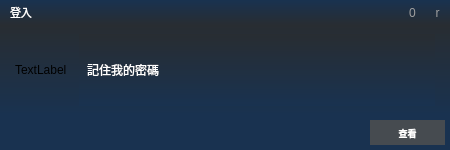
<?xml version="1.0" encoding="UTF-8"?>
<ui version="4.0">
 <class>Form</class>
 <widget class="QWidget" name="Form">
  <property name="geometry">
   <rect>
    <x>0</x>
    <y>0</y>
    <width>450</width>
    <height>150</height>
   </rect>
  </property>
  <property name="windowTitle">
   <string>消息提示</string>
  </property>
  <property name="styleSheet">
   <string notr="true">QWidget#widgetTitle {
	background-color: qlineargradient(spread:pad, x1:0, y1:0, x2:0, y2:1, stop:0 rgba(25, 50, 80, 255), stop:1 rgba(40, 45, 50, 255));
}
QWidget#widgetBottom {
	border-top-style: solid;
	border-top-width: 0px;
	border-top-color: rgb(60, 65, 70);
	background-color: rgb(25, 50, 80);
}
QWidget#Content {
	background-color: qlineargradient(spread:pad, x1:0, y1:0, x2:0, y2:1, stop:0 rgba(40, 45, 50, 255), stop:1 rgba(25, 50, 80, 255));
}
QLabel#labelTitle {
	color: rgb(255, 255, 255);
}
QLabel#labelContent {
	padding: 5px;
	background-color: qlineargradient(spread:pad, x1:0, y1:0, x2:0, y2:1, stop:0 rgba(40, 45, 50, 255), stop:1 rgba(25, 50, 80, 255));
	color: rgb(255, 255, 255);
}
QPushButton {
	border: none;
	background: transparent;
}
QPushButton#buttonClose {
	font-family: &quot;webdings&quot;;
	color: rgb(160, 160, 160);
}
QPushButton#buttonClose:hover {
	background-color: rgba(212, 64, 39, 0);
	color: rgb(255, 255, 255);
}
QPushButton#buttonSmall {
	font-family: &quot;webdings&quot;;
	color: rgb(160, 160, 160);
}
QPushButton#buttonSmall:hover {
	background-color: rgba(212, 64, 39, 0);
	color: rgb(255, 255, 255);
}
QPushButton#buttonView {
	color: rgb(255, 255, 255);
	border-radius: 0px;
	border: solid 3px rgb(255, 255, 255);
	font-weight: bold;
	background-color: qlineargradient(spread:pad, x1:0, y1:0, x2:0, y2:1, stop:0 rgba(70, 75, 80, 255), stop:1 rgba(50, 55, 60, 255));
	background-color: rgb(70, 75, 80);
}
QPushButton#buttonView:hover {
	color: rgb(255, 255, 255);
	font-weight: bold;
	background-color: qlineargradient(spread:pad, x1:0, y1:0, x2:0, y2:1, stop:0 rgba(80, 90, 100, 255), stop:1 rgba(50, 55, 60, 255));
}</string>
  </property>
  <layout class="QVBoxLayout" name="verticalLayout" stretch="0,10,0">
   <property name="spacing">
    <number>0</number>
   </property>
   <property name="leftMargin">
    <number>0</number>
   </property>
   <property name="topMargin">
    <number>0</number>
   </property>
   <property name="rightMargin">
    <number>0</number>
   </property>
   <property name="bottomMargin">
    <number>0</number>
   </property>
   <item>
    <widget class="QWidget" name="widgetTitle" native="true">
     <property name="minimumSize">
      <size>
       <width>0</width>
       <height>25</height>
      </size>
     </property>
     <layout class="QHBoxLayout" name="horizontalLayout_3">
      <property name="spacing">
       <number>0</number>
      </property>
      <property name="leftMargin">
       <number>10</number>
      </property>
      <property name="topMargin">
       <number>0</number>
      </property>
      <property name="rightMargin">
       <number>0</number>
      </property>
      <property name="bottomMargin">
       <number>0</number>
      </property>
      <item>
       <widget class="QLabel" name="labelTitle">
        <property name="minimumSize">
         <size>
          <width>0</width>
          <height>20</height>
         </size>
        </property>
        <property name="font">
         <font>
          <family>Microsoft JhengHei</family>
          <pointsize>8</pointsize>
         </font>
        </property>
        <property name="text">
         <string>登入</string>
        </property>
       </widget>
      </item>
      <item>
       <spacer name="horizontalSpacer">
        <property name="orientation">
         <enum>Qt::Horizontal</enum>
        </property>
        <property name="sizeHint" stdset="0">
         <size>
          <width>40</width>
          <height>20</height>
         </size>
        </property>
       </spacer>
      </item>
      <item>
       <widget class="QPushButton" name="buttonSmall">
        <property name="minimumSize">
         <size>
          <width>25</width>
          <height>25</height>
         </size>
        </property>
        <property name="maximumSize">
         <size>
          <width>25</width>
          <height>25</height>
         </size>
        </property>
        <property name="text">
         <string>0</string>
        </property>
       </widget>
      </item>
      <item>
       <widget class="QPushButton" name="buttonClose">
        <property name="minimumSize">
         <size>
          <width>25</width>
          <height>25</height>
         </size>
        </property>
        <property name="maximumSize">
         <size>
          <width>25</width>
          <height>25</height>
         </size>
        </property>
        <property name="text">
         <string>r</string>
        </property>
       </widget>
      </item>
     </layout>
    </widget>
   </item>
   <item>
    <widget class="QWidget" name="Content" native="true">
     <layout class="QHBoxLayout" stretch="1,0,1,60,1">
      <item>
       <spacer name="horizontalSpacer_3">
        <property name="orientation">
         <enum>Qt::Horizontal</enum>
        </property>
        <property name="sizeHint" stdset="0">
         <size>
          <width>40</width>
          <height>20</height>
         </size>
        </property>
       </spacer>
      </item>
      <item>
       <widget class="QLabel" name="label">
        <property name="text">
         <string>TextLabel</string>
        </property>
       </widget>
      </item>
      <item>
       <spacer name="horizontalSpacer_5">
        <property name="orientation">
         <enum>Qt::Horizontal</enum>
        </property>
        <property name="sizeHint" stdset="0">
         <size>
          <width>40</width>
          <height>20</height>
         </size>
        </property>
       </spacer>
      </item>
      <item>
       <widget class="QLabel" name="labelContent">
        <property name="font">
         <font>
          <family>Microsoft JhengHei</family>
         </font>
        </property>
        <property name="text">
         <string>記住我的密碼</string>
        </property>
        <property name="wordWrap">
         <bool>true</bool>
        </property>
        <property name="margin">
         <number>0</number>
        </property>
       </widget>
      </item>
      <item>
       <spacer name="horizontalSpacer_4">
        <property name="orientation">
         <enum>Qt::Horizontal</enum>
        </property>
        <property name="sizeHint" stdset="0">
         <size>
          <width>40</width>
          <height>20</height>
         </size>
        </property>
       </spacer>
      </item>
     </layout>
    </widget>
   </item>
   <item>
    <widget class="QWidget" name="widgetBottom" native="true">
     <layout class="QHBoxLayout" name="horizontalLayout" stretch="0,0">
      <property name="spacing">
       <number>0</number>
      </property>
      <property name="leftMargin">
       <number>0</number>
      </property>
      <property name="topMargin">
       <number>5</number>
      </property>
      <property name="rightMargin">
       <number>5</number>
      </property>
      <property name="bottomMargin">
       <number>5</number>
      </property>
      <item>
       <spacer name="horizontalSpacer_2">
        <property name="orientation">
         <enum>Qt::Horizontal</enum>
        </property>
        <property name="sizeHint" stdset="0">
         <size>
          <width>170</width>
          <height>20</height>
         </size>
        </property>
       </spacer>
      </item>
      <item>
       <widget class="QPushButton" name="buttonView">
        <property name="minimumSize">
         <size>
          <width>75</width>
          <height>25</height>
         </size>
        </property>
        <property name="font">
         <font>
          <family>Microsoft JhengHei</family>
          <pointsize>7</pointsize>
          <weight>75</weight>
          <bold>true</bold>
         </font>
        </property>
        <property name="cursor">
         <cursorShape>PointingHandCursor</cursorShape>
        </property>
        <property name="text">
         <string>查看</string>
        </property>
       </widget>
      </item>
     </layout>
    </widget>
   </item>
  </layout>
 </widget>
 <resources/>
 <connections/>
</ui>
